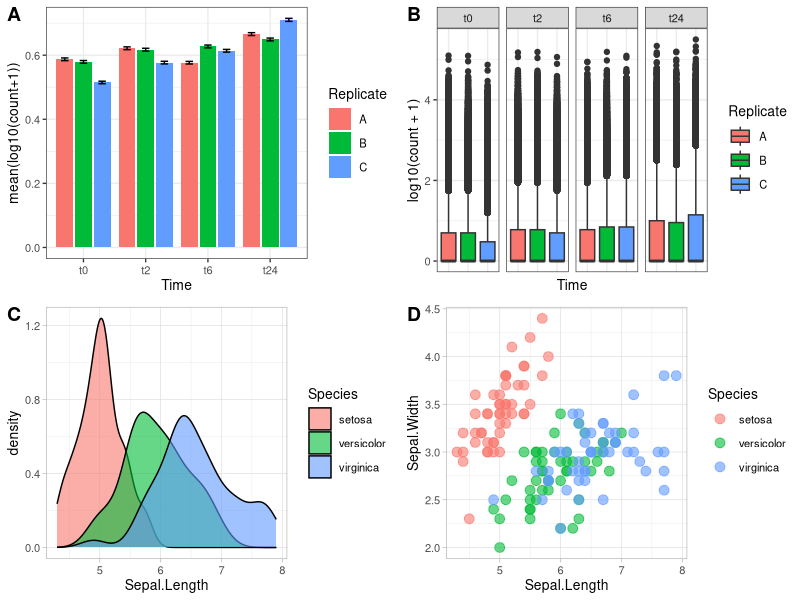
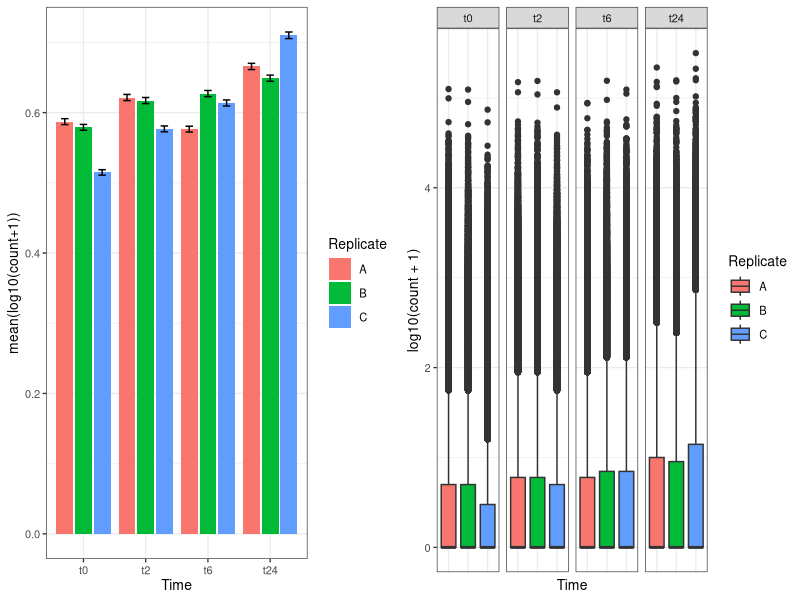
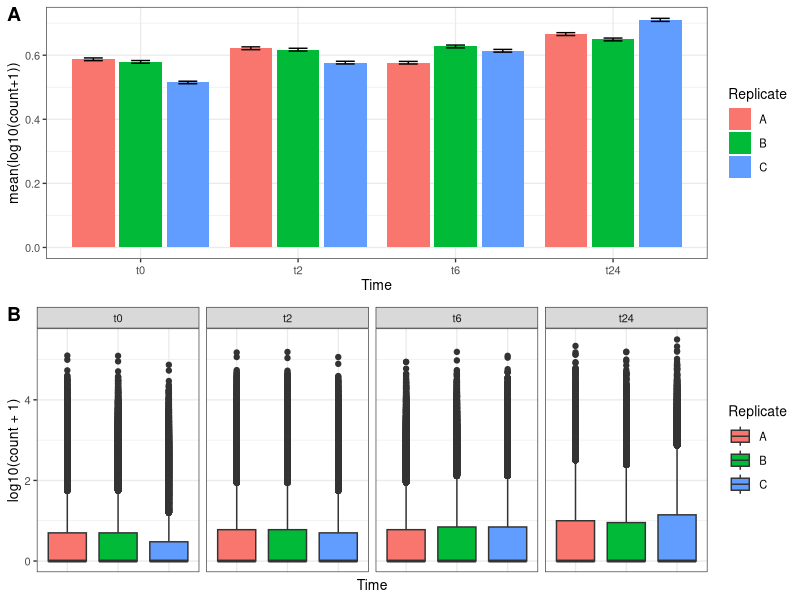
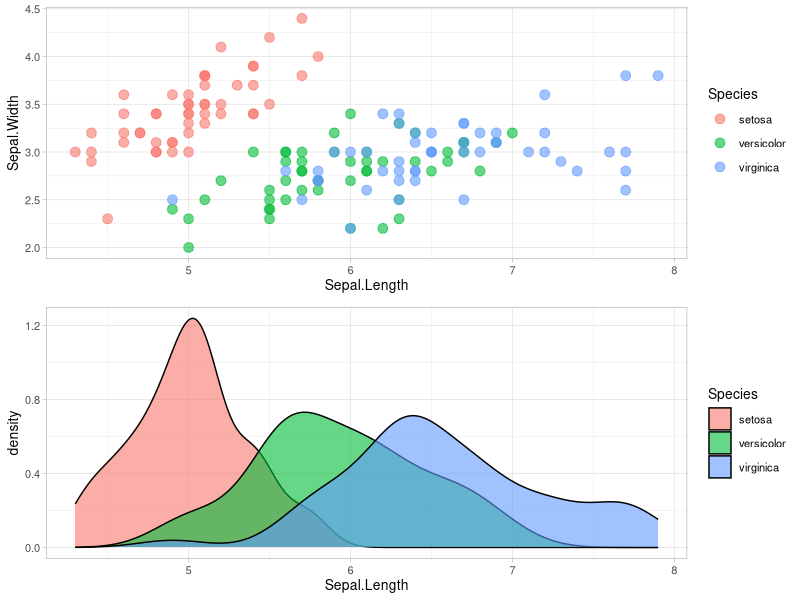
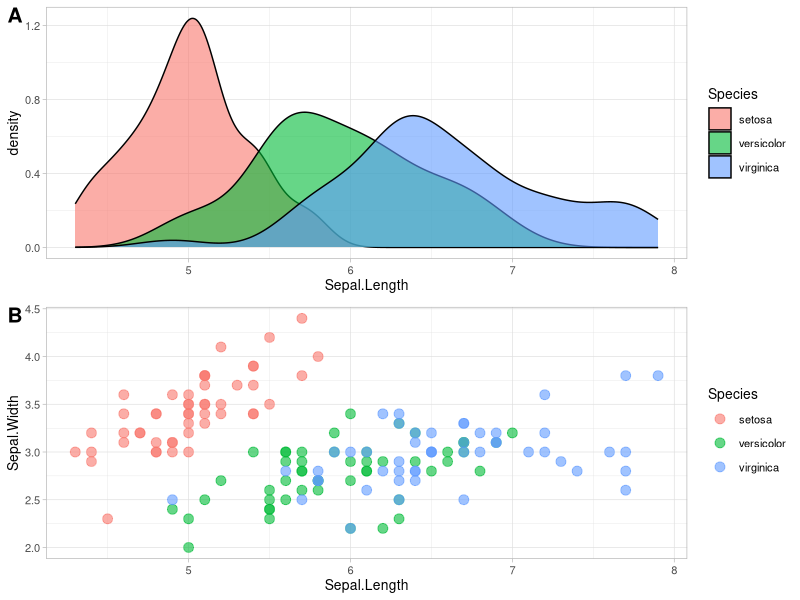
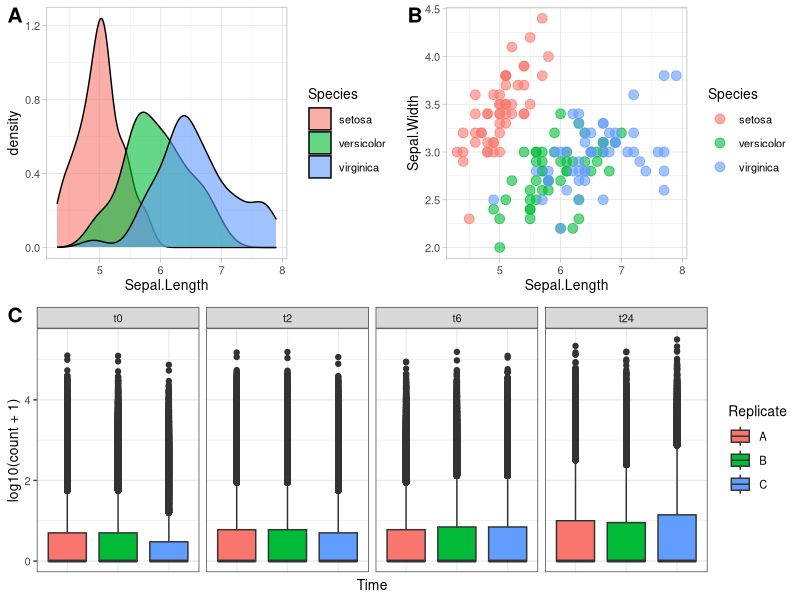
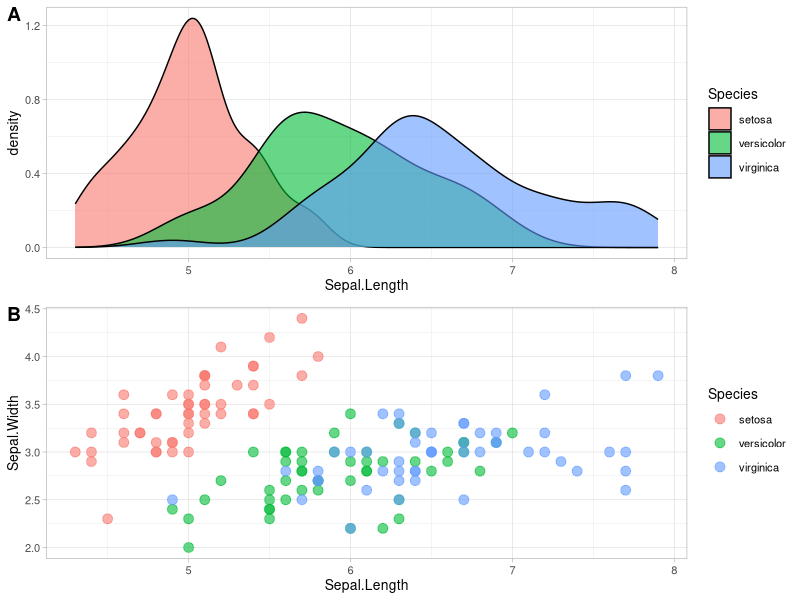
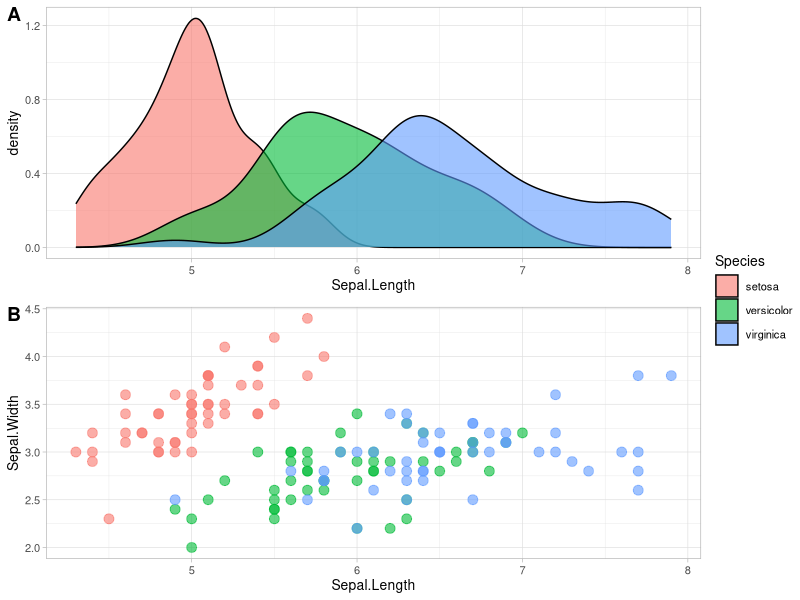

Generate these figures, in order, with R:
## ---- chunk 1
hooks = knitr::knit_hooks$get()
hook_foldable = function(type) {
  force(type)
  function(x, options) {
    res = hooks[[type]](x, options)
    
    if (isFALSE(options[[paste0("fold.", type)]])) return(res)
    
    paste0(
      "<details><summary>", type, "</summary>\n\n",
      res,
      "\n\n</details>"
    )
  }
}
knitr::knit_hooks$set(
  output = hook_foldable("output"),
  plot = hook_foldable("plot")
)
## ---- chunk 2

## ---- chunk 3
library(dplyr)
library(ggplot2)
library(reshape2)
data("iris")
gc <- read.table("data/counts_raw.txt", header = T, row.names = 1, sep = "\t")
md <- read.table("data/metadata_raw.csv", header = T, sep = ";")
rownames(md) <- md$Sample_ID

library(tidyverse)
gc_long <- gc %>%
  rownames_to_column(var = "Gene") %>%
  gather(Sample_ID, count, -Gene) %>% 
  full_join(md, by = "Sample_ID") %>% 
  select(Sample_ID, everything()) %>% 
  select(-c(Gene,count), c(Gene,count)) 
gc_long$Sample_Name <- factor(gc_long$Sample_Name, levels = c("t0_A","t0_B","t0_C","t2_A","t2_B","t2_C","t6_A","t6_B","t6_C","t24_A","t24_B","t24_C"))
gc_long$Time <- factor(gc_long$Time, levels = c("t0","t2","t6","t24"))
gc_long$Replicate <- factor(gc_long$Replicate, levels = c("A","B","C"))

se <- function(x) sqrt(var(x)/length(x))

p1 <- gc_long %>% 
  group_by(Time, Replicate) %>% 
  summarise(mean=mean(log10(count +1)),se=se(log10(count +1))) %>%
  ggplot(aes(x= Time, y= mean, fill = Replicate)) + 
  geom_bar(position = position_dodge2(), stat = "identity") +
  geom_errorbar(aes(ymin=mean-se, ymax=mean+se), position = position_dodge2(.9, padding = .6)) +
  ylab("mean(log10(count+1))") +
  theme(axis.ticks = element_blank()) +
  theme_bw(base_size = 10)

p2 <- ggplot(data = gc_long) +
  geom_boxplot(mapping = aes(x = Sample_Name, y = log10(count + 1), fill = Replicate)) +
  facet_grid(~Time , scales = "free", space = "free") +
  xlab("Time") +
  theme_bw(base_size = 10) +
  theme(axis.ticks.x = element_blank(), axis.text.x = element_blank())

p3 <- ggplot(data=iris,mapping=aes(x=Sepal.Length))+
  geom_density(aes(fill = Species), alpha = 0.6) +
  theme_light(base_size = 10)

p4 <- ggplot(data=iris,mapping=aes(x=Sepal.Length, y = Sepal.Width, color = Species)) +
  geom_point(size = 3, alpha = 0.6) +
  theme_light(base_size = 10)

library(cowplot)
plot_grid(p1, p2, p3, p4, nrow = 2, labels = c("A", "B", "C", "D"))
## ---- chunk 4
library(cowplot)
plot_grid(p1, p2)
## ---- chunk 5
plot_grid(p1, p2, nrow = 2, labels = c("A", "B"))
## ---- chunk 6
ggdraw() +
  draw_plot(p3, x = 0, y = 0, width = 1, height = .5) +
  draw_plot(p4, x = 0, y = .5, width = 1, height = .5) 
## ---- chunk 7
ggdraw() +
  draw_plot(p3, x = 0, y = 0.5, width = 1, height = .5) +
  draw_plot(p4, x = 0, y = 0, width = 1, height = .5) +
  draw_plot_label(label = c("A", "B"), size = 15, x = c(0,0), y = c(1, 0.5))
## ---- chunk 8
ggdraw() +
  draw_plot(p3, x = 0, y = 0.5, width = 0.5, height = 0.5) +
  draw_plot(p4, x = 0.5, y = 0.5, width = 0.5, height = 0.5) +
  draw_plot(p2, x = 0, y = 0, width = 1, height = 0.5) +
  draw_plot_label(label = c("A", "B", "C"), size = 15, x = c(0,0.5,0), y = c(1, 1,0.5))
## ---- chunk 9
library(ggpubr)
ggarrange(p3, p4, labels = c("A", "B"), nrow = 2)
## ---- chunk 10
ggarrange(p3, p4, labels = c("A", "B"), nrow = 2, common.legend = TRUE, legend = "right")
## ---- chunk 11
gc_table <- gc_long %>% 
  group_by(Time) %>% 
  summarise(mean=mean(log10(count +1)),se=se(log10(count +1)))

tab1 <- ggtexttable(gc_table, rows = NULL, 
                        theme = ttheme("mOrange"))
gc_text <- paste("In the experiment, RNA was extracted at four time points:", 
                 "before the gefinitib treatment (t=0), and two, six and twenty-four hours",
                 "after treatment (t=2, t=6, t=24, respectively).", sep = " ")

tex1 <- ggparagraph(text = gc_text, face = "italic", size = 11, color = "black")

## ---- chunk 12
ggarrange(ggarrange(p1, p2, nrow = 2, labels = c("A", "B"), common.legend = TRUE, legend = "top"),
          ggarrange(tab1, tex1, nrow = 2),
          ncol = 2,
          widths = c(2, 1))
## ---- chunk 13
p4 <- ggplot(data=iris,mapping=aes(x=Sepal.Length, y = Sepal.Width, color = Species)) +
  geom_point(size = 3, alpha = 0.6) +
  theme_classic(base_size = 12) +
  border() 

d1 <- ggplot(data=iris,mapping=aes(Sepal.Length, fill = Species)) +
  geom_density(alpha = 0.6) +
  theme_classic() +
  clean_theme() +
  theme(legend.position = "none")

d2 <- ggplot(data=iris,mapping=aes(Sepal.Width, fill = Species)) +
  geom_density(alpha = 0.6) +
  theme_classic() +
  clean_theme() +
  theme(legend.position = "none") +
  rotate()

ggarrange(d1, NULL, p4, d2, 
          ncol = 2, nrow = 2,  align = "hv", 
          widths = c(3, 1), heights = c(1, 3),
          common.legend = TRUE)
## ---- chunk 14
sessionInfo()
